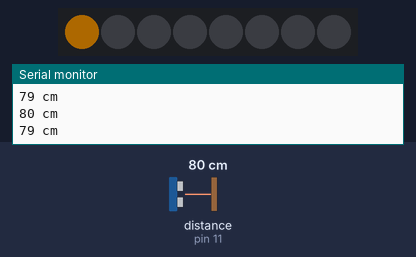
Bench run of a sketch on a simulated Arduino Mega 2560, built with avr-gcc and run on an emulated ATmega2560. Parts: 8 RGB LEDs in strip order, left to right, the last lines printed to the serial monitor. Wiring (inferred from the names in the program): ultrasonic range finder: trigger pin 10; echo pin 11. Inputs (shaded band) come from the test bench; at power-on: distance to the obstacle (sensor on pin 11) 80 cm. The echo pulse lasts 58.3 µs per cm; dim RGB values are drawn brighter than linear.

Above: at 1.13 s.
1.3 s: distance to the obstacle (sensor on pin 11) set to 299 cm
At 2.0 s:
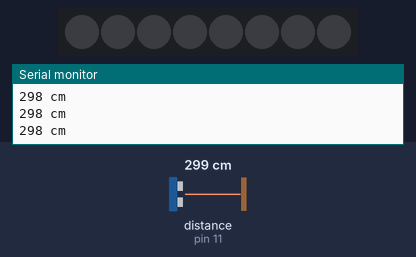
2.9 s: distance to the obstacle (sensor on pin 11) set to 2 cm
At 3.9 s:
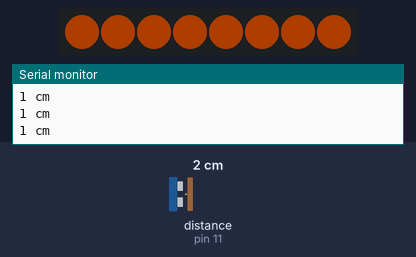
4.6 s: distance to the obstacle (sensor on pin 11) set to 18 cm
At 5.3 s:
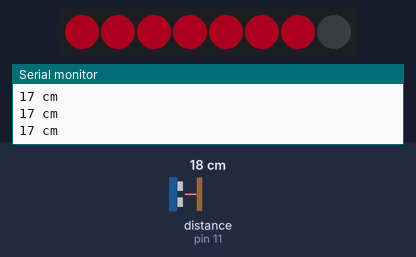
6.1 s: distance to the obstacle (sensor on pin 11) set to 60 cm
At 6.21 s:
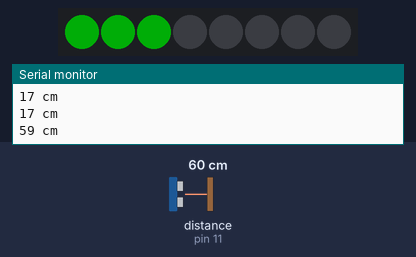
7.9 s: distance to the obstacle (sensor on pin 11) set to 35 cm
At 8.9 s:
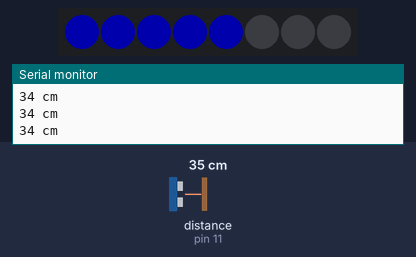
9.4 s: distance to the obstacle (sensor on pin 11) set to 120 cm
At 10.2 s:
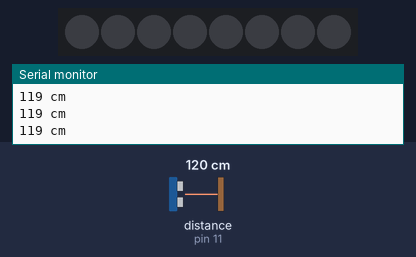
Timing chart, 0 to 11.9 s (numbered marks = the images above; inputs shaded):
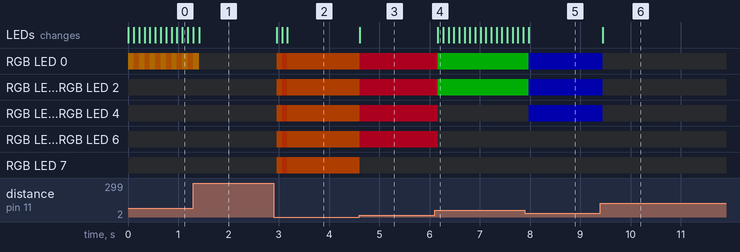

The sketch:

LEDChangingHue.ino
```cpp
#include <Adafruit_NeoPixel.h>

#define LED_PIN     42    // Pin connected to the NeoPixel strip
#define NUM_LEDS    8    // Number of LEDs in the strip

int trigger = 10;
int echo = 11;
long duration = 1;
long distance = 0;

const int minDistance = 10;
const int maxDistance = 90;

Adafruit_NeoPixel strip(NUM_LEDS, LED_PIN, NEO_GRB + NEO_KHZ800);

void setup()
{
  Serial.begin(9600);
  pinMode(trigger, OUTPUT);
  pinMode(echo, INPUT);

  strip.begin();
  strip.setBrightness(50); // Set brightness (0 to 255)
  strip.show();
}

void loop()
{
  // Trigger the ultrasonic sensor
  digitalWrite(trigger, LOW);
  delayMicroseconds(5);
  digitalWrite(trigger, HIGH);
  delayMicroseconds(10);
  digitalWrite(trigger, LOW);

  // Read the echo time
  duration = pulseIn(echo, HIGH, 26000); // Timeout after ~450cm
  distance = (duration / 2) * 0.03432; // Convert to centimeters

  // Check if the distance is valid
  if (distance >= 500 || distance <= 0) {
    Serial.println("No valid measurement");

    // Turn off all LEDs when there's no valid measurement
    for (int i = 0; i < NUM_LEDS; i++) {
      strip.setPixelColor(i, 0); // Turn off the LED
    }
    strip.show();

    delay(100); // Small delay before the next measurement
    return; // Skip the rest of the loop
  }

  // Display the valid distance
  Serial.print(distance);
  Serial.println(" cm");

  // Calculate the number of LEDs to light up
  int numLedsOn = 0;

  if (distance <= minDistance) {
    numLedsOn = NUM_LEDS; // Light all LEDs
  } else if (distance >= maxDistance) {
    numLedsOn = 0; // Light no LEDs
  } else {
    // Map the distance inversely to the number of LEDs
    numLedsOn = map(distance, maxDistance, minDistance, 0, NUM_LEDS);
    numLedsOn = constrain(numLedsOn, 0, NUM_LEDS);
  }

  // Calculate color based on distance (from red to blue)
  uint16_t hue = map(distance, maxDistance, minDistance, 0, 65535); // Hue from red to blue
  uint32_t color = strip.gamma32(strip.ColorHSV(hue, 255, 255));

  // Update the LEDs based on the distance
  for (int i = 0; i < NUM_LEDS; i++) {
    if (i < numLedsOn) {
      strip.setPixelColor(i, color);
    } else {
      strip.setPixelColor(i, 0); // Turn off the LED
    }
  }

  strip.show(); // Update the strip

  delay(100); // Small delay before the next measurement
}
```

Measured:
- after the input at 1.3 s, the LEDs: change after 0.12 s (image 1)
- after the input at 2.9 s, RGB LED 0–7: off → RGB(50, 18, 0) after 0.06 s, → RGB(50, 13, 0) 0.10 s later, → RGB(50, 18, 0) 0.10 s later; the LEDs: change after 0.06 s (image 2)
- after the input at 4.6 s, RGB LED 0–6: RGB(50, 18, 0) → RGB(50, 0, 9) at once; RGB LED 7: RGB(50, 18, 0) → off at once; the LEDs: change at once (image 3)
- after the input at 6.1 s, RGB LED 0–2: alternates RGB(0, 50, 2) for 0.11 s and RGB(0, 50, 1) for 0.11 s, starting after 0.07 s; RGB LED 3–6: RGB(50, 0, 9) → off after 0.07 s; the LEDs: change after 0.07 s (image 4)
- after the input at 7.9 s, the LEDs: change after 0.07 s (image 5)
- after the input at 9.4 s, RGB LED 0–4: RGB(0, 0, 50) → off at once; the LEDs: change at once (image 6)
